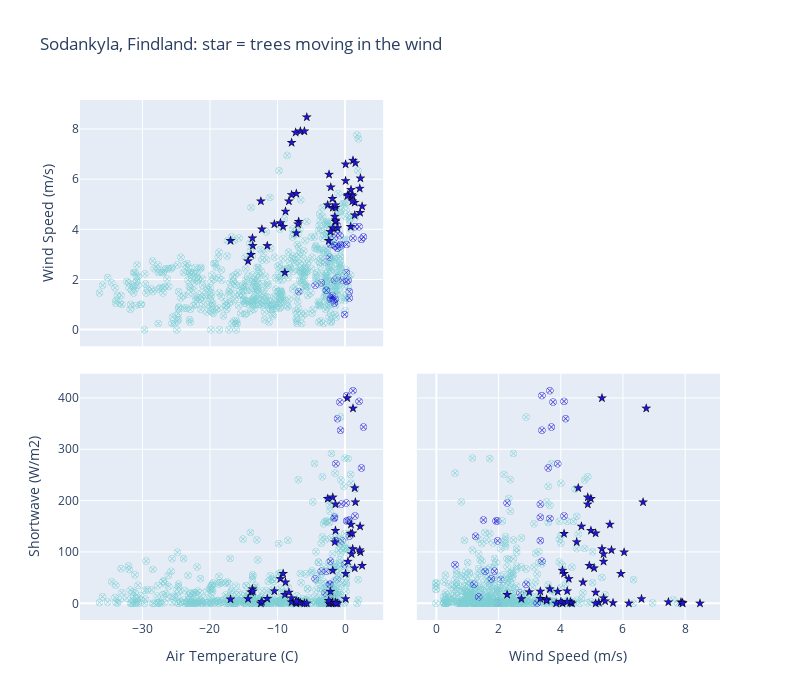

Write notebook code for a chart like this one.
### Code cell
# Sodankyla 
# Some constatns 
colorscaled = [[0., colorsnowunload], [1, colorsnow]]
index_vals = sod_df_sub['CD']
index_symbols = sod_df_sub['Classsymbol']

fig = go.Figure()
fig.add_trace(go.Splom(dimensions=[dict(label=nametemp, values=sod_df_sub['temp']),
                                   dict(label=namewind, values=sod_df_sub['windspeed']),
                                   dict(label=nameSW,   values=sod_df_sub['shortwave'])],
                                   marker=dict(color=index_vals, colorscale=colorscaled, symbol=index_symbols, showscale=False, line_color='black', line_width=0.5, size=7),
                                   showlegend=False, showupperhalf=False, diagonal_visible=False,
                      ))

fig.update_layout(title='Sodankyla, Findland: star = trees moving in the wind', width=800, height=700, dragmode='select')

fig.show()

### Figure 1 — Plotly figure (JSON) as saved in the notebook; plotly's stock layout.template omitted (floating-point values rounded to 4 significant figures; data arrays with more than 128 entries replaced by an {"elided": "..."} marker saying what was removed)
{"data": [{"diagonal": {"visible": false}, "dimensions": [{"label": "Air Temperature (C)", "values": {"elided": "676 float values"}}, {"label": "Wind Speed (m/s)", "values": {"elided": "676 float values"}}, {"label": "Shortwave (W/m2)", "values": {"elided": "676 float values"}}], "marker": {"color": {"elided": "676 int values"}, "colorscale": [[0, "#1F15D5"], [1, "#7dcfd4"]], "line": {"color": "black", "width": 0.5}, "showscale": false, "size": 7, "symbol": {"elided": "676 int values"}}, "showlegend": false, "showupperhalf": false, "type": "splom"}], "layout": {"dragmode": "select", "height": 700, "title": {"text": "Sodankyla, Findland: star = trees moving in the wind"}, "width": 800}}
